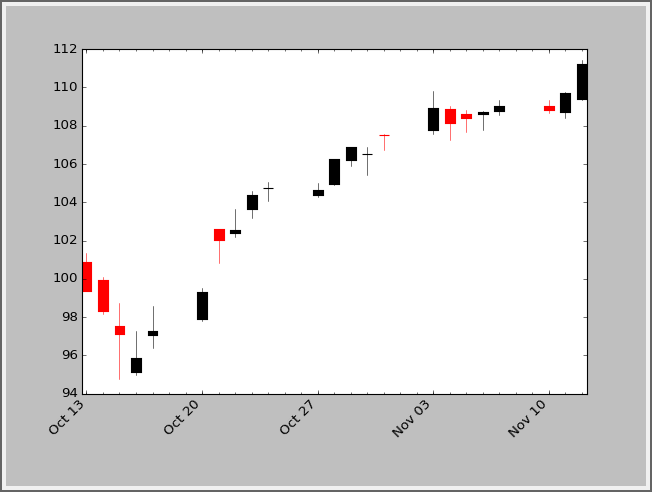

Reproduce this figure in Python.
"""
Create a candlestick chart for a stock
"""
import matplotlib.pyplot as plt
from matplotlib.dates import DateFormatter, WeekdayLocator,\
     DayLocator, MONDAY
from matplotlib.finance import quotes_historical_yahoo_ohlc, candlestick_ohlc

# Grab the stock data between these dates
date1 = (2014, 10, 13)
date2 = (2014, 11, 13)

# Go to the web and pull the stock info
quotes = quotes_historical_yahoo_ohlc('AAPL', date1, date2)
if len(quotes) == 0:
    raise SystemExit

# Set up the graph
fig, ax = plt.subplots()
fig.subplots_adjust(bottom=0.2)

# Major ticks on Mondays
mondays = WeekdayLocator(MONDAY)
ax.xaxis.set_major_locator(mondays)

# Minor ticks on all days
alldays = DayLocator()
ax.xaxis.set_minor_locator(alldays)

# Format the days
weekFormatter = DateFormatter('%b %d')  # e.g., Jan 12
ax.xaxis.set_major_formatter(weekFormatter)
ax.xaxis_date()

candlestick_ohlc(ax, quotes, width=0.6)

ax.autoscale_view()
plt.setp(plt.gca().get_xticklabels(), rotation=45, horizontalalignment='right')

plt.show()
